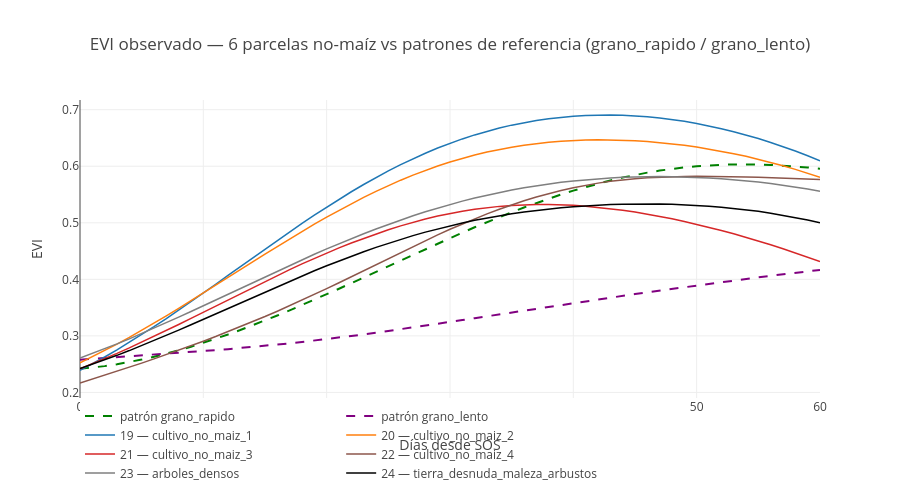
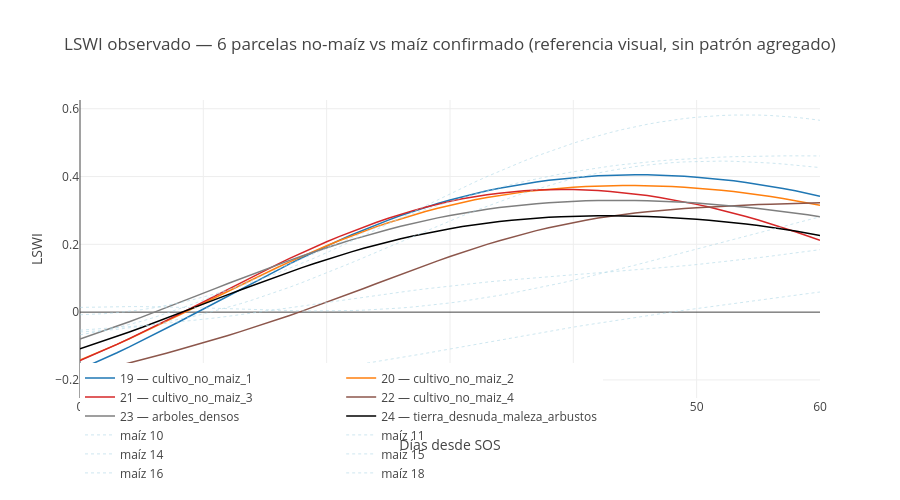

Notebook code for these charts, in order:
### Code cell
# Celda — Comparación visual: 6 series no-maíz vs patrones de referencia (EVI y, si está disponible, LSWI)

import plotly.graph_objects as go
from plotly.subplots import make_subplots

VENTANA_PLOT = 60  # días desde SOS a graficar

def extraer_serie_evi(id_parcela, sos, df_indice, ventana=VENTANA_PLOT):
    col = f"id_{id_parcela}"
    rango = pd.date_range(start=sos, periods=ventana + 1, freq="D")
    try:
        return df_indice.loc[rango, col].values
    except KeyError:
        return None

dias_x = np.arange(VENTANA_PLOT + 1)

# --- Panel EVI ---
fig_evi = go.Figure()

# Patrones de referencia (banda de fondo, discreta)
fig_evi.add_trace(go.Scatter(
    x=dias_x, y=mu_rapido_full[:VENTANA_PLOT + 1],
    mode="lines", name="patrón grano_rapido",
    line=dict(color="green", dash="dash", width=2)
))
fig_evi.add_trace(go.Scatter(
    x=dias_x, y=mu_lento_full[:VENTANA_PLOT + 1],
    mode="lines", name="patrón grano_lento",
    line=dict(color="purple", dash="dash", width=2)
))

# Las 6 series no-maíz, cada una en un color distinto (azul reservado para "observado" normal,
# aquí usamos una paleta cualitativa para distinguir las 6 categorías entre sí)
paleta = ["#1f77b4", "#ff7f0e", "#d62728", "#8c564b", "#7f7f7f", "#000000"]
for (id_p, etiqueta), color in zip(NO_MAIZ_IDS.items(), paleta):
    fila = tabla_ciclos_final[tabla_ciclos_final["id_parcela"] == id_p]
    if fila.empty or fila["sos_fecha"].isna().all():
        continue
    sos = fila["sos_fecha"].iloc[0]
    serie = extraer_serie_evi(id_p, sos, df_evi)
    if serie is None:
        print(f"⚠️ Sin serie EVI para parcela {id_p} ({etiqueta})")
        continue
    fig_evi.add_trace(go.Scatter(
        x=dias_x, y=serie, mode="lines", name=f"{id_p} — {etiqueta}",
        line=dict(color=color, width=1.5)
    ))

fig_evi.update_layout(
    title="EVI observado — 6 parcelas no-maíz vs patrones de referencia (grano_rapido / grano_lento)",
    xaxis_title="Días desde SOS", yaxis_title="EVI",
    height=500, legend=dict(orientation="h", yanchor="bottom", y=-0.3)
)
fig_evi.show()

# --- Panel LSWI (condicional — se salta si no existe la serie en este entorno) ---
try:
    df_lswi  # noqa: F821 — solo probamos si existe en el namespace
    tiene_lswi = True
except NameError:
    tiene_lswi = False

if tiene_lswi:
    fig_lswi = go.Figure()
    for (id_p, etiqueta), color in zip(NO_MAIZ_IDS.items(), paleta):
        fila = tabla_ciclos_final[tabla_ciclos_final["id_parcela"] == id_p]
        if fila.empty or fila["sos_fecha"].isna().all():
            continue
        sos = fila["sos_fecha"].iloc[0]
        serie_lswi = extraer_serie_evi(id_p, sos, df_lswi)  # misma función, distinto df
        if serie_lswi is None:
            continue
        fig_lswi.add_trace(go.Scatter(
            x=dias_x, y=serie_lswi, mode="lines", name=f"{id_p} — {etiqueta}",
            line=dict(color=color, width=1.5)
        ))
    # De referencia, también sería útil el LSWI de las 6 parcelas de maíz confirmado, sin patrón promedio aún
    for id_p in GRUPO_RAPIDO + GRUPO_LENTO:
        fila = tabla_ciclos_final[(tabla_ciclos_final["id_parcela"] == id_p) & (tabla_ciclos_final["es_confirmado_maiz"])]
        if fila.empty:
            continue
        sos = fila["sos_fecha"].iloc[0]
        serie_lswi = extraer_serie_evi(id_p, sos, df_lswi)
        if serie_lswi is None:
            continue
        fig_lswi.add_trace(go.Scatter(
            x=dias_x, y=serie_lswi, mode="lines", name=f"maíz {id_p}",
            line=dict(color="lightblue", width=1, dash="dot"), opacity=0.6
        ))
    fig_lswi.update_layout(
        title="LSWI observado — 6 parcelas no-maíz vs maíz confirmado (referencia visual, sin patrón agregado)",
        xaxis_title="Días desde SOS", yaxis_title="LSWI",
        height=500, legend=dict(orientation="h", yanchor="bottom", y=-0.3)
    )
    fig_lswi.show()
else:
    print("ℹ️ No se encontró 'df_lswi' en el entorno actual — se omite el panel LSWI.")
